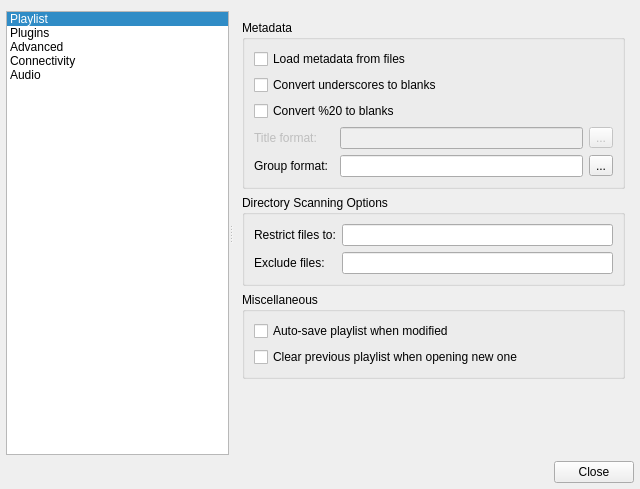
<?xml version="1.0" encoding="UTF-8"?>
<ui version="4.0">
 <class>ConfigDialog</class>
 <widget class="QDialog" name="ConfigDialog">
  <property name="geometry">
   <rect>
    <x>0</x>
    <y>0</y>
    <width>640</width>
    <height>489</height>
   </rect>
  </property>
  <property name="windowTitle">
   <string>Qmmp Settings</string>
  </property>
  <layout class="QVBoxLayout" name="verticalLayout_2">
   <property name="leftMargin">
    <number>6</number>
   </property>
   <property name="rightMargin">
    <number>6</number>
   </property>
   <property name="bottomMargin">
    <number>6</number>
   </property>
   <item>
    <widget class="QSplitter" name="splitter">
     <property name="orientation">
      <enum>Qt::Horizontal</enum>
     </property>
     <widget class="QListWidget" name="contentsWidget">
      <property name="sizePolicy">
       <sizepolicy hsizetype="Preferred" vsizetype="Preferred">
        <horstretch>0</horstretch>
        <verstretch>0</verstretch>
       </sizepolicy>
      </property>
      <property name="selectionBehavior">
       <enum>QAbstractItemView::SelectRows</enum>
      </property>
      <property name="iconSize">
       <size>
        <width>38</width>
        <height>38</height>
       </size>
      </property>
      <property name="spacing">
       <number>2</number>
      </property>
      <property name="selectionRectVisible">
       <bool>false</bool>
      </property>
      <property name="currentRow">
       <number>0</number>
      </property>
      <item>
       <property name="text">
        <string>Playlist</string>
       </property>
       <property name="icon">
        <iconset resource="../images/qmmpui_images.qrc">
         <normaloff>:/playlist.png</normaloff>:/playlist.png</iconset>
       </property>
      </item>
      <item>
       <property name="text">
        <string>Plugins</string>
       </property>
       <property name="icon">
        <iconset resource="../images/qmmpui_images.qrc">
         <normaloff>:/plugins.png</normaloff>:/plugins.png</iconset>
       </property>
      </item>
      <item>
       <property name="text">
        <string>Advanced</string>
       </property>
       <property name="icon">
        <iconset resource="../images/qmmpui_images.qrc">
         <normaloff>:/advanced.png</normaloff>:/advanced.png</iconset>
       </property>
      </item>
      <item>
       <property name="text">
        <string>Connectivity</string>
       </property>
       <property name="icon">
        <iconset resource="../images/qmmpui_images.qrc">
         <normaloff>:/network.png</normaloff>:/network.png</iconset>
       </property>
      </item>
      <item>
       <property name="text">
        <string>Audio</string>
       </property>
       <property name="icon">
        <iconset resource="../images/qmmpui_images.qrc">
         <normaloff>:/replaygain.png</normaloff>:/replaygain.png</iconset>
       </property>
      </item>
     </widget>
     <widget class="QStackedWidget" name="stackedWidget">
      <property name="sizePolicy">
       <sizepolicy hsizetype="Expanding" vsizetype="Preferred">
        <horstretch>0</horstretch>
        <verstretch>0</verstretch>
       </sizepolicy>
      </property>
      <property name="frameShape">
       <enum>QFrame::NoFrame</enum>
      </property>
      <property name="frameShadow">
       <enum>QFrame::Raised</enum>
      </property>
      <property name="currentIndex">
       <number>0</number>
      </property>
      <widget class="QWidget" name="page">
       <layout class="QVBoxLayout" name="verticalLayout">
        <item>
         <widget class="QGroupBox" name="groupBox_3">
          <property name="title">
           <string>Metadata</string>
          </property>
          <layout class="QGridLayout">
           <property name="margin">
            <number>9</number>
           </property>
           <property name="spacing">
            <number>6</number>
           </property>
           <item row="2" column="0" colspan="4">
            <widget class="QCheckBox" name="per20CheckBox">
             <property name="text">
              <string>Convert %20 to blanks</string>
             </property>
            </widget>
           </item>
           <item row="3" column="0">
            <widget class="QLabel" name="label_4">
             <property name="enabled">
              <bool>false</bool>
             </property>
             <property name="text">
              <string>Title format:</string>
             </property>
            </widget>
           </item>
           <item row="0" column="0" colspan="4">
            <widget class="QCheckBox" name="metadataCheckBox">
             <property name="text">
              <string>Load metadata from files</string>
             </property>
            </widget>
           </item>
           <item row="1" column="0" colspan="4">
            <widget class="QCheckBox" name="underscoresCheckBox">
             <property name="text">
              <string>Convert underscores to blanks</string>
             </property>
            </widget>
           </item>
           <item row="4" column="0">
            <widget class="QLabel" name="label_3">
             <property name="text">
              <string>Group format:</string>
             </property>
            </widget>
           </item>
           <item row="3" column="2">
            <widget class="QLineEdit" name="formatLineEdit">
             <property name="enabled">
              <bool>false</bool>
             </property>
            </widget>
           </item>
           <item row="3" column="3">
            <widget class="QToolButton" name="titleButton">
             <property name="enabled">
              <bool>false</bool>
             </property>
             <property name="text">
              <string>...</string>
             </property>
            </widget>
           </item>
           <item row="4" column="2">
            <widget class="QLineEdit" name="groupLineEdit"/>
           </item>
           <item row="4" column="3">
            <widget class="QToolButton" name="groupButton">
             <property name="text">
              <string>...</string>
             </property>
            </widget>
           </item>
          </layout>
         </widget>
        </item>
        <item>
         <widget class="QGroupBox" name="groupBox_2">
          <property name="title">
           <string>Directory Scanning Options</string>
          </property>
          <layout class="QGridLayout" name="gridLayout_20">
           <item row="0" column="0">
            <widget class="QLabel" name="label">
             <property name="text">
              <string>Restrict files to:</string>
             </property>
            </widget>
           </item>
           <item row="0" column="1">
            <widget class="QLineEdit" name="dirRestrictLineEdit"/>
           </item>
           <item row="1" column="0">
            <widget class="QLabel" name="label_2">
             <property name="text">
              <string>Exclude files:</string>
             </property>
            </widget>
           </item>
           <item row="1" column="1">
            <widget class="QLineEdit" name="dirExcludeLineEdit"/>
           </item>
          </layout>
         </widget>
        </item>
        <item>
         <widget class="QGroupBox" name="groupBox_4">
          <property name="title">
           <string>Miscellaneous</string>
          </property>
          <layout class="QVBoxLayout" name="verticalLayout_4">
           <item>
            <widget class="QCheckBox" name="autoSavePlayListCheckBox">
             <property name="text">
              <string>Auto-save playlist when modified</string>
             </property>
            </widget>
           </item>
           <item>
            <widget class="QCheckBox" name="clearPrevPLCheckBox">
             <property name="text">
              <string>Clear previous playlist when opening new one</string>
             </property>
            </widget>
           </item>
          </layout>
         </widget>
        </item>
        <item>
         <spacer name="verticalSpacer">
          <property name="orientation">
           <enum>Qt::Vertical</enum>
          </property>
          <property name="sizeHint" stdset="0">
           <size>
            <width>20</width>
            <height>54</height>
           </size>
          </property>
         </spacer>
        </item>
       </layout>
      </widget>
      <widget class="QWidget" name="widget">
       <layout class="QGridLayout">
        <property name="leftMargin">
         <number>9</number>
        </property>
        <property name="topMargin">
         <number>5</number>
        </property>
        <property name="rightMargin">
         <number>0</number>
        </property>
        <property name="bottomMargin">
         <number>0</number>
        </property>
        <property name="spacing">
         <number>6</number>
        </property>
        <item row="1" column="0">
         <widget class="QPushButton" name="preferencesButton">
          <property name="minimumSize">
           <size>
            <width>0</width>
            <height>0</height>
           </size>
          </property>
          <property name="text">
           <string>Preferences</string>
          </property>
         </widget>
        </item>
        <item row="1" column="1">
         <widget class="QPushButton" name="informationButton">
          <property name="minimumSize">
           <size>
            <width>0</width>
            <height>0</height>
           </size>
          </property>
          <property name="text">
           <string>Information</string>
          </property>
         </widget>
        </item>
        <item row="1" column="2">
         <spacer>
          <property name="orientation">
           <enum>Qt::Horizontal</enum>
          </property>
          <property name="sizeHint" stdset="0">
           <size>
            <width>101</width>
            <height>20</height>
           </size>
          </property>
         </spacer>
        </item>
        <item row="0" column="0" colspan="3">
         <widget class="QTreeWidget" name="treeWidget">
          <property name="sizePolicy">
           <sizepolicy hsizetype="Expanding" vsizetype="Ignored">
            <horstretch>0</horstretch>
            <verstretch>0</verstretch>
           </sizepolicy>
          </property>
          <property name="alternatingRowColors">
           <bool>true</bool>
          </property>
          <property name="selectionBehavior">
           <enum>QAbstractItemView::SelectRows</enum>
          </property>
          <property name="animated">
           <bool>true</bool>
          </property>
          <property name="allColumnsShowFocus">
           <bool>false</bool>
          </property>
          <property name="columnCount">
           <number>2</number>
          </property>
          <column>
           <property name="text">
            <string>Description</string>
           </property>
          </column>
          <column>
           <property name="text">
            <string>Filename</string>
           </property>
          </column>
         </widget>
        </item>
       </layout>
      </widget>
      <widget class="QWidget" name="page_2">
       <layout class="QVBoxLayout" name="verticalLayout_5">
        <item>
         <widget class="QGroupBox" name="groupBox">
          <property name="title">
           <string>Look and Feel</string>
          </property>
          <layout class="QHBoxLayout" name="horizontalLayout">
           <item>
            <widget class="QLabel" name="label_10">
             <property name="text">
              <string>Language:</string>
             </property>
            </widget>
           </item>
           <item>
            <widget class="QComboBox" name="langComboBox">
             <property name="sizePolicy">
              <sizepolicy hsizetype="Preferred" vsizetype="Fixed">
               <horstretch>0</horstretch>
               <verstretch>0</verstretch>
              </sizepolicy>
             </property>
            </widget>
           </item>
           <item>
            <spacer name="horizontalSpacer_2">
             <property name="orientation">
              <enum>Qt::Horizontal</enum>
             </property>
             <property name="sizeType">
              <enum>QSizePolicy::Expanding</enum>
             </property>
             <property name="sizeHint" stdset="0">
              <size>
               <width>0</width>
               <height>20</height>
              </size>
             </property>
            </spacer>
           </item>
          </layout>
         </widget>
        </item>
        <item>
         <widget class="QGroupBox" name="groupBox_6">
          <property name="title">
           <string>Playback</string>
          </property>
          <layout class="QGridLayout" name="gridLayout_70">
           <item row="0" column="0" colspan="2">
            <widget class="QCheckBox" name="continuePlaybackCheckBox">
             <property name="text">
              <string>Continue playback on startup</string>
             </property>
            </widget>
           </item>
           <item row="1" column="0" colspan="2">
            <widget class="QCheckBox" name="byContentCheckBox">
             <property name="text">
              <string>Determine file type by content</string>
             </property>
            </widget>
           </item>
           <item row="2" column="0">
            <widget class="QCheckBox" name="defaultPlayListCheckBox">
             <property name="text">
              <string>Add files from command line to this playlist:</string>
             </property>
            </widget>
           </item>
           <item row="2" column="1">
            <widget class="QLineEdit" name="defaultPlayListLineEdit">
             <property name="enabled">
              <bool>false</bool>
             </property>
            </widget>
           </item>
          </layout>
         </widget>
        </item>
        <item>
         <widget class="QGroupBox" name="groupBox_9">
          <property name="title">
           <string>Cover Image Retrieve</string>
          </property>
          <layout class="QGridLayout" name="gridLayout_6">
           <item row="0" column="0" colspan="2">
            <widget class="QCheckBox" name="useCoverFilesCheckBox">
             <property name="text">
              <string>Use separate image files</string>
             </property>
             <property name="checked">
              <bool>true</bool>
             </property>
            </widget>
           </item>
           <item row="1" column="0">
            <widget class="QLabel" name="label_11">
             <property name="text">
              <string>Include files:</string>
             </property>
            </widget>
           </item>
           <item row="1" column="1">
            <widget class="QLineEdit" name="coverIncludeLineEdit"/>
           </item>
           <item row="2" column="0">
            <widget class="QLabel" name="label_12">
             <property name="text">
              <string>Exclude files:</string>
             </property>
            </widget>
           </item>
           <item row="2" column="1">
            <widget class="QLineEdit" name="coverExcludeLineEdit"/>
           </item>
           <item row="3" column="0" colspan="2">
            <layout class="QHBoxLayout" name="horizontalLayout_4">
             <item>
              <widget class="QLabel" name="label_13">
               <property name="text">
                <string>Recursive search depth:</string>
               </property>
              </widget>
             </item>
             <item>
              <widget class="QSpinBox" name="coverDepthSpinBox">
               <property name="maximum">
                <number>6</number>
               </property>
              </widget>
             </item>
             <item>
              <spacer name="horizontalSpacer_3">
               <property name="orientation">
                <enum>Qt::Horizontal</enum>
               </property>
               <property name="sizeHint" stdset="0">
                <size>
                 <width>40</width>
                 <height>20</height>
                </size>
               </property>
              </spacer>
             </item>
            </layout>
           </item>
          </layout>
         </widget>
        </item>
        <item>
         <widget class="QGroupBox" name="groupBox_7">
          <property name="title">
           <string>URL Dialog</string>
          </property>
          <layout class="QVBoxLayout" name="verticalLayout_3">
           <item>
            <widget class="QCheckBox" name="clipboardCheckBox">
             <property name="text">
              <string>Auto-paste URL from clipboard</string>
             </property>
            </widget>
           </item>
          </layout>
         </widget>
        </item>
        <item>
         <spacer name="verticalSpacer_3">
          <property name="orientation">
           <enum>Qt::Vertical</enum>
          </property>
          <property name="sizeHint" stdset="0">
           <size>
            <width>20</width>
            <height>40</height>
           </size>
          </property>
         </spacer>
        </item>
       </layout>
      </widget>
      <widget class="QWidget" name="network">
       <layout class="QVBoxLayout">
        <property name="leftMargin">
         <number>9</number>
        </property>
        <property name="topMargin">
         <number>5</number>
        </property>
        <property name="rightMargin">
         <number>0</number>
        </property>
        <property name="bottomMargin">
         <number>0</number>
        </property>
        <item>
         <widget class="QGroupBox" name="groupBox_5">
          <property name="title">
           <string>Proxy</string>
          </property>
          <property name="flat">
           <bool>false</bool>
          </property>
          <property name="checkable">
           <bool>false</bool>
          </property>
          <layout class="QGridLayout">
           <item row="0" column="0" colspan="2">
            <widget class="QCheckBox" name="enableProxyCheckBox">
             <property name="text">
              <string>Enable proxy usage</string>
             </property>
            </widget>
           </item>
           <item row="1" column="0">
            <widget class="QLabel" name="label_5">
             <property name="text">
              <string>Proxy host name:</string>
             </property>
             <property name="alignment">
              <set>Qt::AlignRight|Qt::AlignTrailing|Qt::AlignVCenter</set>
             </property>
            </widget>
           </item>
           <item row="1" column="1">
            <widget class="QLineEdit" name="hostLineEdit"/>
           </item>
           <item row="2" column="0">
            <widget class="QLabel" name="label_6">
             <property name="text">
              <string>Proxy port:</string>
             </property>
             <property name="alignment">
              <set>Qt::AlignRight|Qt::AlignTrailing|Qt::AlignVCenter</set>
             </property>
            </widget>
           </item>
           <item row="2" column="1">
            <widget class="QLineEdit" name="portLineEdit"/>
           </item>
           <item row="3" column="0" colspan="2">
            <widget class="QCheckBox" name="authProxyCheckBox">
             <property name="text">
              <string>Use authentication with proxy</string>
             </property>
            </widget>
           </item>
           <item row="4" column="0">
            <widget class="QLabel" name="label_7">
             <property name="text">
              <string>Proxy user name:</string>
             </property>
             <property name="alignment">
              <set>Qt::AlignRight|Qt::AlignTrailing|Qt::AlignVCenter</set>
             </property>
            </widget>
           </item>
           <item row="4" column="1">
            <widget class="QLineEdit" name="proxyUserLineEdit"/>
           </item>
           <item row="5" column="0">
            <widget class="QLabel" name="label_8">
             <property name="text">
              <string>Proxy password:</string>
             </property>
             <property name="alignment">
              <set>Qt::AlignRight|Qt::AlignTrailing|Qt::AlignVCenter</set>
             </property>
            </widget>
           </item>
           <item row="5" column="1">
            <widget class="QLineEdit" name="proxyPasswLineEdit">
             <property name="echoMode">
              <enum>QLineEdit::Password</enum>
             </property>
            </widget>
           </item>
          </layout>
         </widget>
        </item>
        <item>
         <spacer>
          <property name="orientation">
           <enum>Qt::Vertical</enum>
          </property>
          <property name="sizeHint" stdset="0">
           <size>
            <width>20</width>
            <height>40</height>
           </size>
          </property>
         </spacer>
        </item>
       </layout>
      </widget>
      <widget class="QWidget" name="audio">
       <layout class="QVBoxLayout" name="verticalLayout_7">
        <item>
         <widget class="QGroupBox" name="groupBox_10">
          <property name="title">
           <string>Replay Gain</string>
          </property>
          <layout class="QGridLayout" name="gridLayout_7">
           <item row="1" column="0">
            <widget class="QLabel" name="label_14">
             <property name="text">
              <string>Replay Gain mode:</string>
             </property>
            </widget>
           </item>
           <item row="1" column="1">
            <widget class="QComboBox" name="replayGainModeComboBox">
             <property name="sizePolicy">
              <sizepolicy hsizetype="Minimum" vsizetype="Fixed">
               <horstretch>0</horstretch>
               <verstretch>0</verstretch>
              </sizepolicy>
             </property>
            </widget>
           </item>
           <item row="2" column="0">
            <widget class="QLabel" name="label_15">
             <property name="text">
              <string>Preamp:</string>
             </property>
            </widget>
           </item>
           <item row="2" column="1">
            <widget class="QDoubleSpinBox" name="preampDoubleSpinBox">
             <property name="sizePolicy">
              <sizepolicy hsizetype="Minimum" vsizetype="Fixed">
               <horstretch>0</horstretch>
               <verstretch>0</verstretch>
              </sizepolicy>
             </property>
             <property name="minimum">
              <double>-15.000000000000000</double>
             </property>
             <property name="maximum">
              <double>15.000000000000000</double>
             </property>
             <property name="singleStep">
              <double>0.010000000000000</double>
             </property>
            </widget>
           </item>
           <item row="2" column="2">
            <widget class="QLabel" name="label_17">
             <property name="sizePolicy">
              <sizepolicy hsizetype="Expanding" vsizetype="Preferred">
               <horstretch>0</horstretch>
               <verstretch>0</verstretch>
              </sizepolicy>
             </property>
             <property name="text">
              <string>dB</string>
             </property>
            </widget>
           </item>
           <item row="3" column="0">
            <widget class="QLabel" name="label_16">
             <property name="sizePolicy">
              <sizepolicy hsizetype="Preferred" vsizetype="Preferred">
               <horstretch>0</horstretch>
               <verstretch>0</verstretch>
              </sizepolicy>
             </property>
             <property name="text">
              <string>Default gain:</string>
             </property>
            </widget>
           </item>
           <item row="3" column="1">
            <widget class="QDoubleSpinBox" name="defaultGainDoubleSpinBox">
             <property name="sizePolicy">
              <sizepolicy hsizetype="Minimum" vsizetype="Fixed">
               <horstretch>0</horstretch>
               <verstretch>0</verstretch>
              </sizepolicy>
             </property>
             <property name="minimum">
              <double>-15.000000000000000</double>
             </property>
             <property name="maximum">
              <double>15.000000000000000</double>
             </property>
             <property name="singleStep">
              <double>0.010000000000000</double>
             </property>
            </widget>
           </item>
           <item row="3" column="2">
            <widget class="QLabel" name="label_18">
             <property name="sizePolicy">
              <sizepolicy hsizetype="Expanding" vsizetype="Preferred">
               <horstretch>0</horstretch>
               <verstretch>0</verstretch>
              </sizepolicy>
             </property>
             <property name="text">
              <string>dB</string>
             </property>
            </widget>
           </item>
           <item row="1" column="2">
            <spacer name="horizontalSpacer_4">
             <property name="orientation">
              <enum>Qt::Horizontal</enum>
             </property>
             <property name="sizeHint" stdset="0">
              <size>
               <width>40</width>
               <height>20</height>
              </size>
             </property>
            </spacer>
           </item>
           <item row="4" column="0" colspan="3">
            <widget class="QCheckBox" name="clippingCheckBox">
             <property name="text">
              <string>Use  peak info to prevent clipping</string>
             </property>
            </widget>
           </item>
          </layout>
         </widget>
        </item>
        <item>
         <widget class="QGroupBox" name="groupBox_11">
          <property name="title">
           <string>Audio</string>
          </property>
          <layout class="QGridLayout" name="gridLayout3">
           <item row="0" column="0">
            <widget class="QLabel" name="label_20">
             <property name="text">
              <string>Buffer size:</string>
             </property>
            </widget>
           </item>
           <item row="0" column="1">
            <widget class="QSpinBox" name="bufferSizeSpinBox">
             <property name="sizePolicy">
              <sizepolicy hsizetype="Preferred" vsizetype="Fixed">
               <horstretch>0</horstretch>
               <verstretch>0</verstretch>
              </sizepolicy>
             </property>
             <property name="minimumSize">
              <size>
               <width>80</width>
               <height>0</height>
              </size>
             </property>
             <property name="suffix">
              <string>ms</string>
             </property>
             <property name="minimum">
              <number>500</number>
             </property>
             <property name="maximum">
              <number>6000</number>
             </property>
             <property name="singleStep">
              <number>50</number>
             </property>
            </widget>
           </item>
           <item row="0" column="2">
            <spacer name="horizontalSpacer_6">
             <property name="orientation">
              <enum>Qt::Horizontal</enum>
             </property>
             <property name="sizeHint" stdset="0">
              <size>
               <width>266</width>
               <height>20</height>
              </size>
             </property>
            </spacer>
           </item>
           <item row="1" column="0" colspan="3">
            <widget class="QCheckBox" name="softVolumeCheckBox">
             <property name="text">
              <string>Use software volume control</string>
             </property>
            </widget>
           </item>
           <item row="2" column="0" colspan="3">
            <widget class="QCheckBox" name="use16BitCheckBox">
             <property name="text">
              <string>16-bit output</string>
             </property>
            </widget>
           </item>
          </layout>
         </widget>
        </item>
        <item>
         <spacer name="verticalSpacer_2">
          <property name="orientation">
           <enum>Qt::Vertical</enum>
          </property>
          <property name="sizeHint" stdset="0">
           <size>
            <width>20</width>
            <height>132</height>
           </size>
          </property>
         </spacer>
        </item>
       </layout>
      </widget>
     </widget>
    </widget>
   </item>
   <item>
    <widget class="QDialogButtonBox" name="buttonBox">
     <property name="standardButtons">
      <set>QDialogButtonBox::Close</set>
     </property>
    </widget>
   </item>
  </layout>
 </widget>
 <resources>
  <include location="../images/qmmpui_images.qrc"/>
 </resources>
 <connections>
  <connection>
   <sender>enableProxyCheckBox</sender>
   <signal>toggled(bool)</signal>
   <receiver>hostLineEdit</receiver>
   <slot>setEnabled(bool)</slot>
   <hints>
    <hint type="sourcelabel">
     <x>348</x>
     <y>38</y>
    </hint>
    <hint type="destinationlabel">
     <x>348</x>
     <y>38</y>
    </hint>
   </hints>
  </connection>
  <connection>
   <sender>enableProxyCheckBox</sender>
   <signal>toggled(bool)</signal>
   <receiver>portLineEdit</receiver>
   <slot>setEnabled(bool)</slot>
   <hints>
    <hint type="sourcelabel">
     <x>348</x>
     <y>38</y>
    </hint>
    <hint type="destinationlabel">
     <x>348</x>
     <y>38</y>
    </hint>
   </hints>
  </connection>
  <connection>
   <sender>authProxyCheckBox</sender>
   <signal>toggled(bool)</signal>
   <receiver>proxyUserLineEdit</receiver>
   <slot>setEnabled(bool)</slot>
   <hints>
    <hint type="sourcelabel">
     <x>272</x>
     <y>38</y>
    </hint>
    <hint type="destinationlabel">
     <x>272</x>
     <y>38</y>
    </hint>
   </hints>
  </connection>
  <connection>
   <sender>authProxyCheckBox</sender>
   <signal>toggled(bool)</signal>
   <receiver>proxyPasswLineEdit</receiver>
   <slot>setEnabled(bool)</slot>
   <hints>
    <hint type="sourcelabel">
     <x>272</x>
     <y>38</y>
    </hint>
    <hint type="destinationlabel">
     <x>272</x>
     <y>37</y>
    </hint>
   </hints>
  </connection>
  <connection>
   <sender>buttonBox</sender>
   <signal>rejected()</signal>
   <receiver>ConfigDialog</receiver>
   <slot>reject()</slot>
   <hints>
    <hint type="sourcelabel">
     <x>657</x>
     <y>448</y>
    </hint>
    <hint type="destinationlabel">
     <x>225</x>
     <y>421</y>
    </hint>
   </hints>
  </connection>
  <connection>
   <sender>buttonBox</sender>
   <signal>accepted()</signal>
   <receiver>ConfigDialog</receiver>
   <slot>accept()</slot>
   <hints>
    <hint type="sourcelabel">
     <x>657</x>
     <y>448</y>
    </hint>
    <hint type="destinationlabel">
     <x>141</x>
     <y>414</y>
    </hint>
   </hints>
  </connection>
  <connection>
   <sender>defaultPlayListCheckBox</sender>
   <signal>toggled(bool)</signal>
   <receiver>defaultPlayListLineEdit</receiver>
   <slot>setEnabled(bool)</slot>
   <hints>
    <hint type="sourcelabel">
     <x>457</x>
     <y>226</y>
    </hint>
    <hint type="destinationlabel">
     <x>580</x>
     <y>227</y>
    </hint>
   </hints>
  </connection>
 </connections>
</ui>
